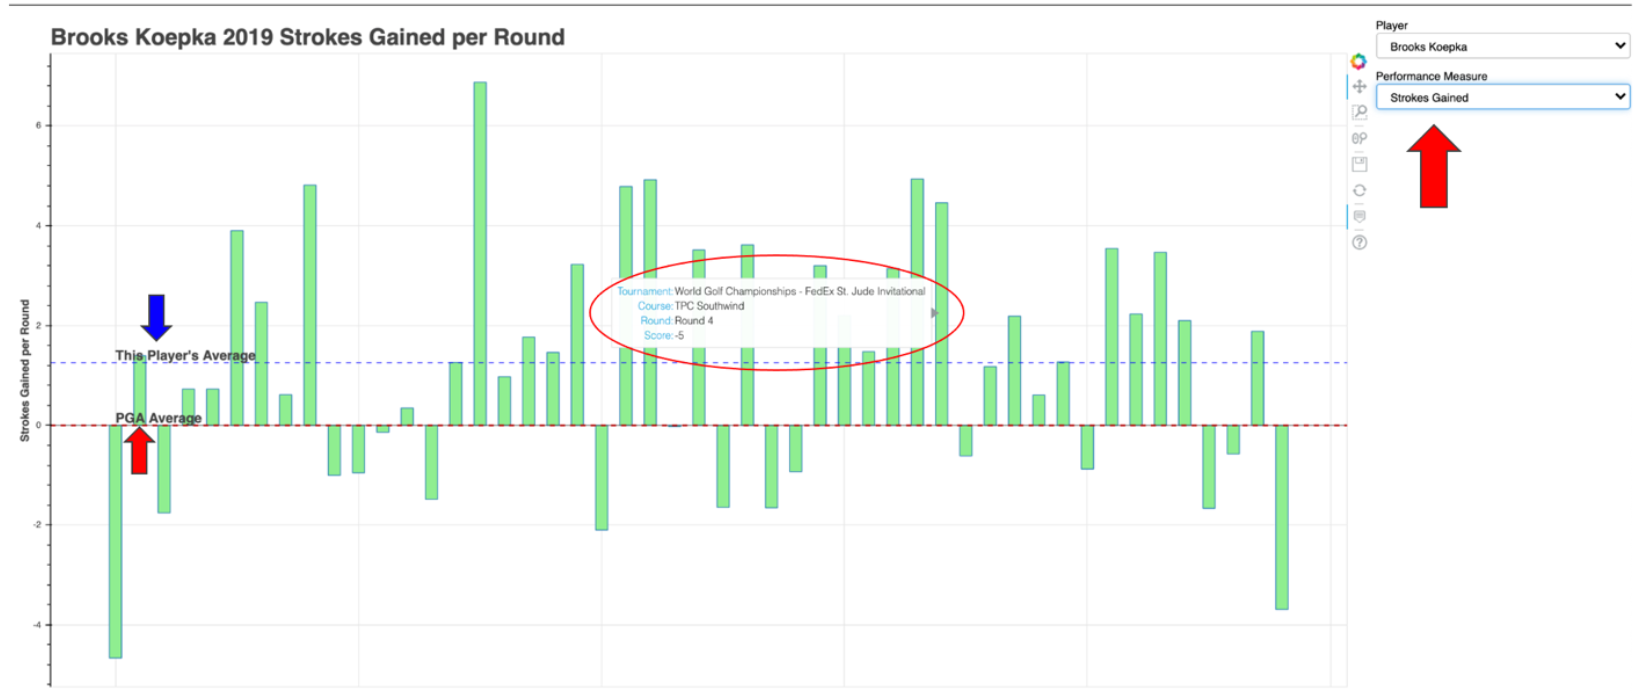

The Python source for this figure:
import pandas as pd
import numpy as np
from bokeh.io import show, output_file
from bokeh.plotting import curdoc, figure, show
from bokeh.layouts import column, row
from bokeh.models import Select, ColumnDataSource, Span, Label
from bokeh.models.formatters import String, List
from sklearn.preprocessing import StandardScaler
from sklearn.pipeline import make_pipeline
from sklearn.model_selection import KFold
from sklearn.neighbors import KNeighborsRegressor
from sklearn.metrics import mean_squared_error, r2_score
from sklearn.model_selection import cross_val_predict
from math import sqrt

from data import data_merge

# function to create columndatasource from dataframe
def get_dataset(src, name, metric):
    df = src[src.golfer == name].copy()
    df['metric'] = df[metric]
    df.reset_index(drop=True, inplace=True)
    
    return ColumnDataSource(data=df)

'''
K fold cross validation using KNN to build a model that with 
correlation filtering finds where the RMSE is at it's lowest.
Providing the features associated with the lowest RMSE that users
can choose from that are the best predictors for player performance
'''
def features(df):
    df = df
    var_list = df.var()[df.var()>2].drop('rnd_id').index.tolist()
    working_df = df[var_list]
    working_df = working_df.drop(columns='strokes').dropna(axis='columns')
    X = working_df.drop(columns='score')
    y = working_df['score']
    cv = KFold(n_splits=10, shuffle=False)
    classifier_pipeline = make_pipeline(StandardScaler(), KNeighborsRegressor(n_neighbors=10))
    y_pred = cross_val_predict(classifier_pipeline, X, y, cv=cv)
    
    corr_filter = pd.DataFrame()

    values = [0.2, 0.4, 0.6, 0.7, 0.8]
    for value in values:
        features = abs(working_df.corr()["score"][abs(working_df.corr()["score"])>value].drop('score')).index.tolist()
        X = working_df.drop(columns='score')
        X=X[features]
    
        y_pred = cross_val_predict(classifier_pipeline, X, y, cv=cv)
        rmse = str(round(sqrt(mean_squared_error(y,y_pred)),2))
        r_squared = str(round(r2_score(y,y_pred),2))
        corr_filter = corr_filter.append({"Features": features, "RMSE": rmse, "R Squared": r_squared},
                                     ignore_index = True)
    
    selected_features = corr_filter[corr_filter['RMSE']==corr_filter['RMSE'].min()]
    selected_features = list(selected_features['Features'])
    
    return selected_features[0]


def make_plot(source):
    TOOLTIPS = [
            ("Tournament", "@trn_nm"),
            ("Course", "@course_nm"),
            ("Round", "@rnd_nm"),
            ("Score", "@score")
            ]
    p = figure(plot_height = 800, plot_width=1600, tooltips=TOOLTIPS)

    p.vbar(x='index', top='metric', width=.5, fill_color = 'lightgreen', source=source)
 
    zero = Span(location=0, line_color='black', line_dash='solid', line_width=0.5)

    p.add_layout(pga_avg)
    p.add_layout(player_avg)
    p.add_layout(zero)
    p.add_layout(pga_label)
    p.add_layout(player_label)
    p.xaxis.visible = False
    p.yaxis.axis_label = metric + ' per Round'
    p.axis.axis_label_text_font_style = 'bold'
    p.title.text = player + " 2019 " + metric + ' per Round'
    p.title.text_font_size = '20pt'
    return p


def update_plot(attrname, old, new):
    player = player_select.value
    metric = metric_select.value
    player_df = df[df.golfer == player_select.value].copy()
    pga_avg.location = df[metric_select.value].mean()
    player_avg.location = player_df[metric_select.value].mean()
    pga_label.y = df[metric_select.value].mean()
    player_label.y = player_df[metric_select.value].mean()
    p.yaxis.axis_label = metric + " per Round"
    p.title.text = player + " 2019 " + metric + " per Round"
    src = get_dataset(df, dict_golfers[player], metric_select.value)
    source.data.update(src.data)


def Convert(lst):
    res_dct = {lst[i]: lst[i] for i in range(0, len(lst), 1)}
    return res_dct


df = data_merge()
df = df.loc[df['tournament_yr'] == 2019]
df['date'] = pd.to_datetime(df['date'], errors='coerce')
df = df.dropna(subset=['date'])
df = df.sort_values(by='date')

golfers = sorted(df['golfer'].drop_duplicates())
lst = golfers
dict_golfers = Convert(lst)

player = 'Brooks Koepka'
metric = 'Strokes Gained'
pga_avg = Span(location=df[metric].mean(), line_color='red', line_dash='dashed', line_width=2)
pga_label = Label(x=0, y=(df[metric].mean()), text="PGA Average", level='overlay', text_font_style='bold')
player_df = df[df.golfer == player].copy()
player_avg = Span(location=player_df[metric].mean(), line_color='blue', line_dash='dashed', line_width=1)
player_label = Label(x=0, y=(player_df[metric].mean()), text="This Player's Average", level='overlay', text_font_style='bold')

player_select = Select(value=player, title='Player', options=sorted(dict_golfers.keys()))
metric_select = Select(value=metric, title='Performance Measure', options=sorted(features(df)))

source = get_dataset(df, dict_golfers[player], metric)
p = make_plot(source)

player_select.on_change('value', update_plot)
metric_select.on_change('value', update_plot)

controls = column(player_select, metric_select)

curdoc().add_root(row(p, controls))
curdoc().title = 'Capstone Bar Chart'
